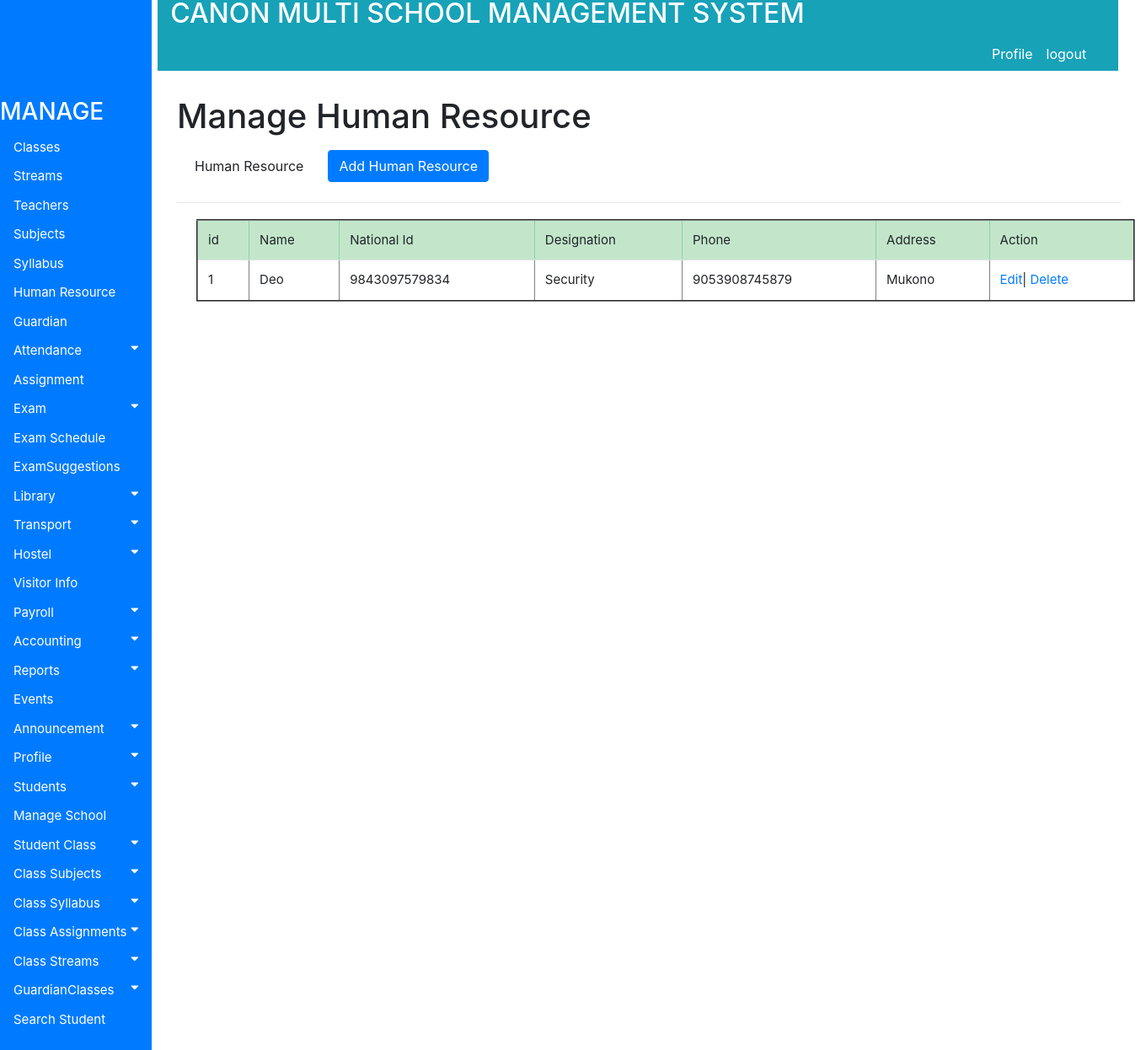
The page /accounts/viewhumanresource on the database its author committed.
### accounts/models.py (models this page shows, shortened)
class HumanResource(models.Model):
    choices = (('female','female'), ('male', 'male'))
    Name = models.CharField(max_length=130)
    NationaId = models.CharField(max_length=130)
    Designation = models.CharField(max_length=130)
    Phone = models.CharField(max_length=130)
    Gender = models.CharField(max_length=10, choices=choices, blank=False, null=True)
    Address = models.CharField(max_length=130)
    Religion = models.CharField(max_length=130)

### accounts/views.py (the view)
def viewhumanresource(request):
    all_info = HumanResource.objects.all()
    context={'all_info':all_info}
    return render(request, 'accounts/HumanResource/viewhumanresource.html', context)

### accounts/templates/accounts/HumanResource/viewhumanresource.html
{% extends 'base.html' %}
{% block body %}
<div class="container" style="margin-left: 200px;font-size: 20px; padding: 0px 10px;">
  <br><h1>Manage Human Resource</h1>
  <nav class="nav navbar-expand">
    <ul class="navbar-nav mr-auto">
      <li class="nav-item">
      <a class="nav-link" href="#"><button class="btn btn-default">Human Resource</button></a>
      </li>
      <li class="nav-item">
      <a class="nav-link" href="{% url 'addhumanresource' %}"><button class="btn btn-primary">Add Human Resource</button></a>
      </li>
    </ul>
  </nav>
  <hr style=" margin-top: 1rem;margin-bottom: 1rem;border: 0;
   border-top: 1px solid rgba(0, 0, 0, 0.1);"/>
   <div class="container" style="margin-left:20px; font-size:15px; padding:3px">
<table class="table table-hover" border="2">
   <thead class="table-success">
     <tr>
         <td>id</td>
         <td>Name </td>
         <td>National Id</td>
         <td>Designation</td>
         <td>Phone</td>
         <td>Address</td>
         <td>Action</td>
     </tr>
   </thead>
   <tbody>
     {% if all_info %}
     {% for item in all_info %}
     <tr>
       <td>{{ item.id}}</td>
       <td>{{ item.Name}}</td>
       <td>{{ item.NationaId}}</td>
       <td>{{ item.Designation}}</td>
       <td>{{ item.Phone}}</td>
       <td>{{ item.Address}}</td>
       <td><a href="{% url 'edithumanresource' pk=item.id  %}" >Edit</a>|
         <a href="{% url 'deletehumanresource' pk=item.id %}" >Delete</a>
       </td>
        {% endfor %}
     </tr>
     {% endif %}
   </tbody>
</table>
</div>
</div>
{% endblock %}

### accounts/static/css/style.css (style rules this page uses)
.container { margin-left: 200px;font-size: 10px; padding: 0px 10px; }
body { font-family: "Lato", sans-serif; }

### rows shown on the page
HumanResource: id "1", Name "Deo", NationaId "9843097579834", Designation "Security", Phone "9053908745879", Address "Mukono"
